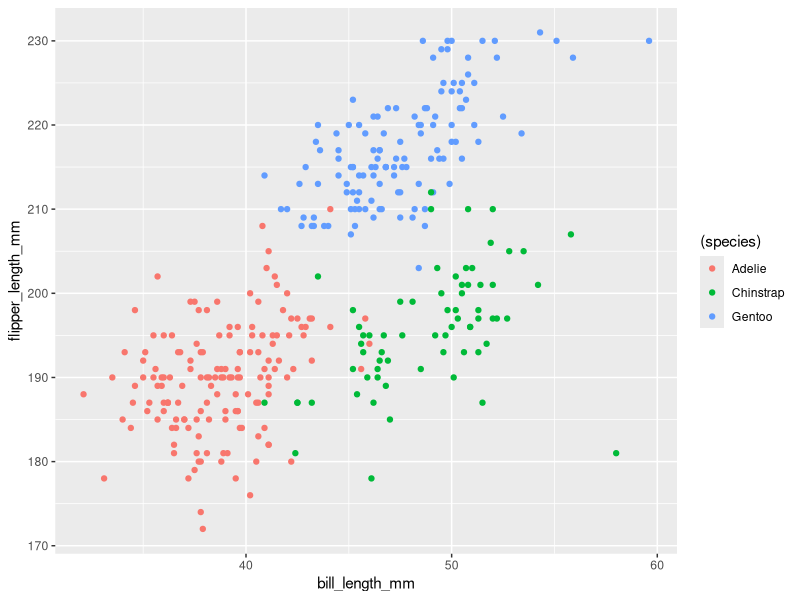
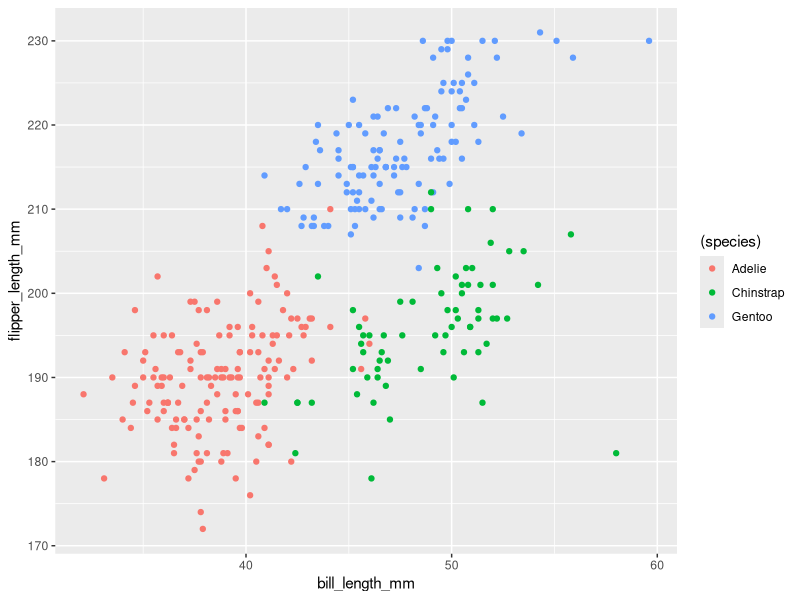

The R script that drew these images, in order:
## ---- chunk 1
library(tidyverse)
## ---- chunk 2
problem1_df <- tibble(
  vec_random = rnorm(10, mean = 0, sd = 1),
  vec_logical = vec_random > 0, 
  vec_char = c("a","b","c","d","e","f","g","h","i","j"),
  vec_factor = factor(c("low","medium","high","medium","high","low","low","medium","high","high"))
)
## ---- chunk 3
#1.Random sample of standard normal distribution 
mean(pull(problem1_df,vec_random))
#2.Logical vector
mean(pull(problem1_df,vec_logical))
#3. Character vector
mean(pull(problem1_df,vec_char))
#4. Factor Vector 
mean(pull(problem1_df,vec_factor))
## ---- chunk 4
data("penguins", package = "palmerpenguins")
penguins
## ---- chunk 5
# mean of flipper with the NA values
mean(pull(penguins,flipper_length_mm))     
# mean of flipper after taking out the NAs
mean(pull(penguins,flipper_length_mm),na.rm = TRUE)
## ---- chunk 6
ggplot(penguins, aes(x = bill_length_mm, y = flipper_length_mm, color  = (species)))+geom_point()
ggsave("p8105_hw1_problem2_ym2813.pdf")
